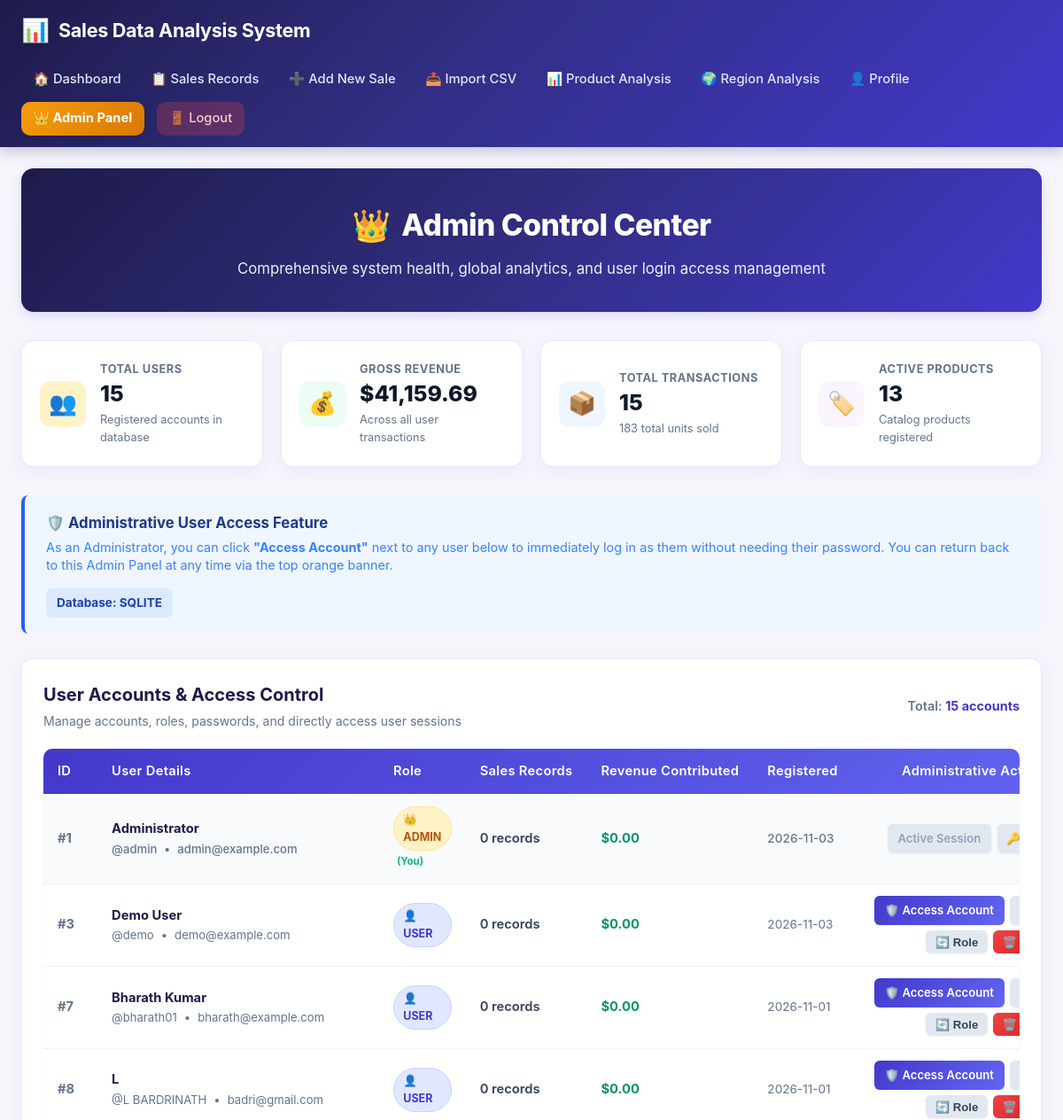
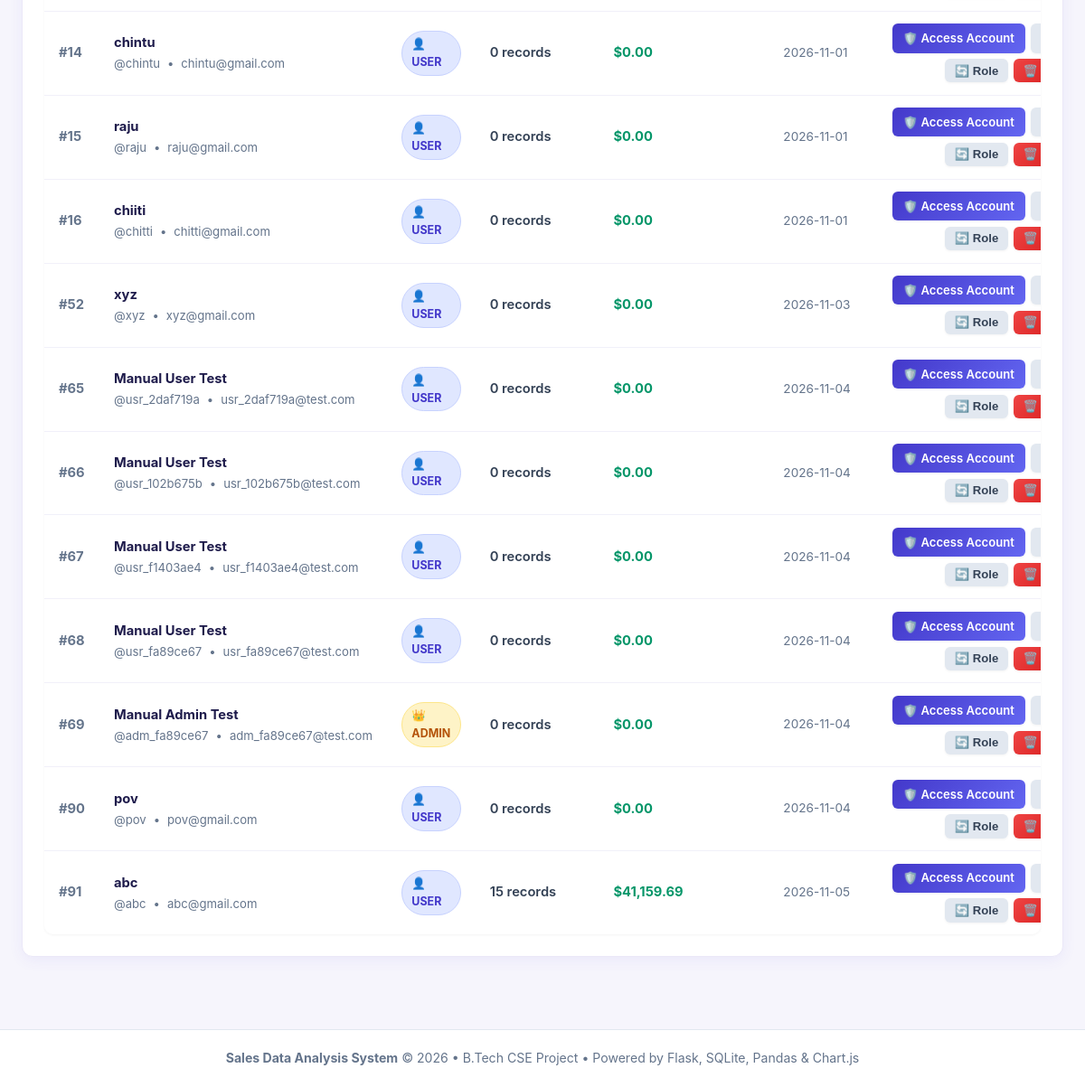
The page /admin (signed in) on the database its author committed (2 pictures, top to bottom).
### tables this page shows
CREATE TABLE users (
        user_id INTEGER PRIMARY KEY AUTOINCREMENT,
        full_name TEXT NOT NULL,
        email TEXT NOT NULL UNIQUE,
        username TEXT NOT NULL UNIQUE,
        password_hash TEXT NOT NULL,
        created_at TIMESTAMP DEFAULT CURRENT_TIMESTAMP
    , role TEXT DEFAULT 'user');

### app.py (the view)
@app.route('/admin')
@admin_required
def admin_panel():
    stats = database.get_system_stats()
    users = database.get_all_users_with_stats()
    return render_template('admin_panel.html', stats=stats, users=users)

### app.py (called while the page is built)
def admin_required(f):
    @wraps(f)
    def decorated_function(*args, **kwargs):
        if 'user_id' not in session:
            flash("Please log in with administrator credentials.", "warning")
            return redirect(url_for('login', next=request.path))
        if session.get('role') != 'admin' and not session.get('original_admin_id'):
            flash("Administrator access required for this section.", "danger")
            return redirect(url_for('dashboard'))
        return f(*args, **kwargs)
    return decorated_function

@app.context_processor
def inject_global_vars():
    current_user = None
    if 'user_id' in session:
        current_user = {
            'user_id': session.get('user_id'),
            'username': session.get('username'),
            'full_name': session.get('full_name'),
            'email': session.get('email'),
            'role': session.get('role', 'user'),
            'original_admin_id': session.get('original_admin_id'),
            'original_admin_name': session.get('original_admin_name')
        }
    return {
        'current_user': current_user,
        'db_type': database.get_active_db_type(),
        'db_error': database.get_db_error_message()
    }

### database.py (called while the page is built)
def get_active_db_type():
    global _ACTIVE_DB_TYPE
    if _ACTIVE_DB_TYPE is None:
        init_db()
    return _ACTIVE_DB_TYPE

def get_db_error_message():
    return _DB_ERROR_MESSAGE

def get_sqlite_connection():
    db_path = Config.SQLITE_DB_PATH
    conn = sqlite3.connect(db_path)
    conn.row_factory = sqlite3.Row
    return conn

def get_connection():
    db_type = get_active_db_type()
    if db_type == 'mysql':
        return get_mysql_connection(select_db=True)
    else:
        return get_sqlite_connection()

def get_all_users_with_stats():
    sql = """
    SELECT
        u.user_id,
        u.full_name,
        u.email,
        u.username,
        COALESCE(u.role, 'user') AS role,
        u.created_at,
        COUNT(s.sale_id) AS sales_count,
        COALESCE(SUM(s.quantity * s.unit_price), 0) AS total_revenue
    FROM users u
    LEFT JOIN sales s ON u.user_id = s.user_id
    GROUP BY u.user_id, u.full_name, u.email, u.username, u.role, u.created_at
    ORDER BY u.user_id ASC
    """
    return execute_query(sql, fetchall=True)

### templates/admin_panel.html (shortened to what this page needs)
{% extends "base.html" %}
{% block content %}
<div class="page-hero" style="background: linear-gradient(135deg, #1e1b4b 0%, #312e81 50%, #4338ca 100%); border-radius: 14px; margin-top: 1rem;">
    <div style="display: flex; align-items: center; justify-content: center; gap: 0.75rem; margin-bottom: 0.5rem;">
        <span style="font-size: 2.2rem;">👑</span>
        <h1 style="margin: 0;">Admin Control Center</h1>
    </div>
    <p>Comprehensive system health, global analytics, and user login access management</p>
</div>
<div class="kpi-grid" style="display: grid; grid-template-columns: repeat(auto-fit, minmax(220px, 1fr)); gap: 1.25rem; margin-bottom: 2rem;">
    <div class="kpi-card sales">
        <div class="kpi-icon-wrapper" style="background: #fef3c7; color: #b45309;">👥</div>
        <div class="kpi-info">
            <div class="kpi-label">Total Users</div>
            <div class="kpi-value">{{ stats.total_users }}</div>
            <div class="kpi-subtext">Registered accounts in database</div>
        </div>
    </div>
    <div class="kpi-card">
        <div class="kpi-icon-wrapper" style="background: #ecfdf5; color: #059669;">💰</div>
        <div class="kpi-info">
            <div class="kpi-label">Gross Revenue</div>
            <div class="kpi-value">${{ "{:,.2f}".format(stats.total_revenue) }}</div>
            <div class="kpi-subtext">Across all user transactions</div>
        </div>
    </div>
    <div class="kpi-card quantity">
        <div class="kpi-icon-wrapper" style="background: #eff6ff; color: #2563eb;">📦</div>
        <div class="kpi-info">
            <div class="kpi-label">Total Transactions</div>
            <div class="kpi-value">{{ stats.total_sales_count }}</div>
            <div class="kpi-subtext">{{ stats.total_quantity }} total units sold</div>
        </div>
    </div>
    <div class="kpi-card product">
        <div class="kpi-icon-wrapper" style="background: #faf5ff; color: #7c3aed;">🏷️</div>
        <div class="kpi-info">
            <div class="kpi-label">Active Products</div>
            <div class="kpi-value">{{ stats.total_products }}</div>
            <div class="kpi-subtext">Catalog products registered</div>
        </div>
    </div>
</div>
<div style="background: #eff6ff; border-left: 4px solid #2563eb; padding: 1.1rem 1.5rem; border-radius: 8px; margin-bottom: 1.75rem; display: flex; align-items: center; justify-content: space-between; flex-wrap: wrap; gap: 1rem;">
    <div>
        <h4 style="color: #1e3a8a; font-size: 1.05rem; font-weight: 700; margin: 0 0 0.25rem 0;">
            🛡️ Administrative User Access Feature
        </h4>
        <p style="color: #3b82f6; font-size: 0.9rem; margin: 0; line-height: 1.4;">
            As an Administrator, you can click <strong>"Access Account"</strong> next to any user below to immediately log in as them without needing their password. You can return back to this Admin Panel at any time via the top orange banner.
        </p>
    </div>
    <span style="font-size: 0.85rem; font-weight: 700; background: #dbeafe; color: #1e40af; padding: 0.35rem 0.75rem; border-radius: 6px;">
        Database: {{ db_type.upper() }}
    </span>
</div>
<div class="card" style="background: #ffffff; border-radius: 12px; border: 1px solid #ebe8f8; box-shadow: 0 4px 16px rgba(79, 70, 229, 0.07); padding: 1.5rem; margin-bottom: 2rem;">
    <div style="display: flex; justify-content: space-between; align-items: center; flex-wrap: wrap; gap: 1rem; margin-bottom: 1.25rem;">
        <div>
            <h3 style="font-size: 1.25rem; font-weight: 700; color: #1e1b4b; margin: 0;">User Accounts &amp; Access Control</h3>
            <p style="font-size: 0.88rem; color: #64748b; margin: 0.2rem 0 0 0;">Manage accounts, roles, passwords, and directly access user sessions</p>
        </div>
        <div style="font-size: 0.9rem; color: #64748b; font-weight: 600;">
            Total: <span style="color: #4338ca; font-weight: 700;">{{ users|length }} accounts</span>
        </div>
    </div>
    <div class="table-responsive">
        <table class="custom-table">
            <thead>
                <tr>
                    <th style="width: 60px;">ID</th>
                    <th>User Details</th>
                    <th>Role</th>
                    <th>Sales Records</th>
                    <th>Revenue Contributed</th>
                    <th>Registered</th>
                    <th style="text-align: center; min-width: 280px;">Administrative Actions</th>
                </tr>
            </thead>
            <tbody>
                {% for u in users %}
                <tr style="{% if u.user_id == current_user.user_id %}background-color: #f8fafc; font-weight: 500;{% endif %}">
                    <td style="font-weight: 700; color: #64748b;">#{{ u.user_id }}</td>
                    <td>
                        <div style="font-weight: 700; color: #1e1b4b;">{{ u.full_name }}</div>
                        <div style="font-size: 0.82rem; color: #64748b; display: flex; gap: 0.5rem; align-items: center;">
                            <span>@{{ u.username }}</span> &bull; <span>{{ u.email }}</span>
                        </div>
                    </td>
                    <td>
                        {% if u.role == 'admin' %}
                            <span style="display: inline-block; padding: 0.25rem 0.65rem; border-radius: 9999px; font-size: 0.78rem; font-weight: 700; background: #fef3c7; color: #b45309; border: 1px solid #fde68a;">
                                👑 ADMIN
                            </span>
                        {% else %}
                            <span style="display: inline-block; padding: 0.25rem 0.65rem; border-radius: 9999px; font-size: 0.78rem; font-weight: 700; background: #e0e7ff; color: #4338ca; border: 1px solid #c7d2fe;">
                                👤 USER
                            </span>
                        {% endif %}
                        {% if u.user_id == current_user.user_id %}
                            <span style="font-size: 0.72rem; color: #10b981; font-weight: 700; margin-left: 0.25rem;">(You)</span>
                        {% endif %}
                    </td>
                    <td style="font-weight: 600;">
                        {{ u.sales_count }} records
                    </td>
                    <td style="font-weight: 700; color: #059669;">
                        ${{ "{:,.2f}".format(u.total_revenue) }}
                    </td>
                    <td style="font-size: 0.85rem; color: #64748b;">
                        {{ u.created_at[:10] if u.created_at else 'N/A' }}
                    </td>
                    <td>
                        <div style="display: flex; gap: 0.4rem; justify-content: center; flex-wrap: wrap;">
                            {% if u.user_id != current_user.user_id %}
                            <a href="{{ url_for('admin_impersonate', user_id=u.user_id) }}"
                               class="btn btn-primary"
                               style="padding: 0.35rem 0.75rem; font-size: 0.82rem; border-radius: 6px; text-decoration: none;"
                               title="Access and log in to this user account">
                                🛡️ Access Account
                            </a>
                            {% else %}
                            <span class="btn" style="padding: 0.35rem 0.75rem; font-size: 0.82rem; border-radius: 6px; background: #e2e8f0; color: #94a3b8; cursor: not-allowed;">
                                Active Session
                            </span>
                            {% endif %}
                            <button type="button"
                                    onclick="promptResetPassword('{{ u.user_id }}', '{{ u.username }}')"
                                    class="btn btn-secondary"
                                    style="padding: 0.35rem 0.65rem; font-size: 0.82rem; border-radius: 6px;"
                                    title="Reset user's password">
                                🔑 Reset
                            </button>
                            {% if u.user_id != current_user.user_id %}
                            <form action="{{ url_for('admin_toggle_role', user_id=u.user_id) }}" method="POST" style="display: inline;" onsubmit="return confirm('Change role for {{ u.username }} to {{ 'USER' if u.role == 'admin' else 'ADMIN' }}?');">
                                <button type="submit"
                                        class="btn btn-secondary"
                                        style="padding: 0.35rem 0.65rem; font-size: 0.82rem; border-radius: 6px;"
                                        title="Toggle between Admin and User">
                                    🔄 Role
                                </button>
                            </form>
                            <form action="{{ url_for('admin_delete_user', user_id=u.user_id) }}" method="POST" style="display: inline;" onsubmit="return confirm('Are you sure you want to permanently delete user {{ u.username }}?');">
                                <button type="submit"
                                        class="btn btn-danger"
                                        style="padding: 0.35rem 0.65rem; font-size: 0.82rem; border-radius: 6px;"
                                        title="Delete user account">
                                    🗑️
                                </button>
                            </form>
                            {% endif %}
                        </div>
                    </td>
                </tr>
                {% endfor %}
            </tbody>
        </table>
    </div>
</div>
{% endblock %}

### Static/style.css (style rules this page uses)
:root { --primary-navy: #1e1b4b; --primary-indigo: #312e81; --primary-purple: #4338ca; --accent-purple: #6366f1; --accent-light-purple: #818cf8; --accent-blue: #2563eb; --accent-blue-light: #3b82f6; --bg-lavender: #f6f5fc; --card-bg: #ffffff; --text-dark: #0f172a; --text-medium: #334155; --text-muted: #64748b; --border-color: #e2e8f0; --border-purple-subtle: #ebe8f8; --success-green: #10b981; --success-hover: #059669; --danger-red: #ef4444; --danger-hover: #dc2626; --warning-amber: #f59e0b; --radius-sm: 6px; --radius-md: 10px; --radius-lg: 14px; --radius-full: 9999px; --shadow-sm: 0 1px 3px rgba(0, 0, 0, 0.05); --shadow-md: 0 4px 16px rgba(79, 70, 229, 0.07); --shadow-lg: 0 10px 25px rgba(79, 70, 229, 0.12); --font-family: -apple-system, BlinkMacSystemFont, "Segoe UI", Roboto, "Helvetica Neue", Arial, sans-serif; }
* { box-sizing: border-box; margin: 0; padding: 0; }
body { font-family: var(--font-family); background-color: var(--bg-lavender); color: var(--text-dark); line-height: 1.6; min-height: 100vh; display: flex; flex-direction: column; }
.page-hero { background: linear-gradient(135deg, #4338ca 0%, #6366f1 60%, #818cf8 100%); color: #ffffff; padding: 2.2rem 1.5rem; text-align: center; margin-bottom: 2rem; box-shadow: 0 4px 12px rgba(99, 102, 241, 0.2); }
.page-hero h1 { font-size: 2.1rem; font-weight: 800; letter-spacing: -0.5px; margin-bottom: 0.4rem; }
.page-hero p { font-size: 1.05rem; opacity: 0.92; max-width: 750px; margin: 0 auto; }
.card { background: var(--card-bg); border-radius: var(--radius-lg); border: 1px solid var(--border-purple-subtle); box-shadow: var(--shadow-md); padding: 1.5rem; margin-bottom: 1.75rem; transition: box-shadow 0.25s ease; }
.kpi-grid { display: grid; grid-template-columns: repeat(auto-fit, minmax(200px, 1fr)); gap: 1.25rem; margin-bottom: 2rem; }
.kpi-card { background: var(--card-bg); border-radius: var(--radius-lg); border: 1px solid var(--border-purple-subtle); box-shadow: var(--shadow-md); padding: 1.35rem 1.25rem; display: flex; align-items: center; gap: 1rem; transition: transform 0.2s ease, box-shadow 0.2s ease; }
.kpi-icon-wrapper { width: 52px; height: 52px; border-radius: 12px; display: flex; align-items: center; justify-content: center; font-size: 1.6rem; background: #f5f3ff; color: var(--primary-purple); flex-shrink: 0; }
.kpi-card.sales .kpi-icon-wrapper { background: #eff6ff; color: #2563eb; }
.kpi-card.quantity .kpi-icon-wrapper { background: #fdf2f8; color: #db2777; }
.kpi-card.product .kpi-icon-wrapper { background: #fefce8; color: #d97706; }
.kpi-info { flex: 1; overflow: hidden; }
.kpi-label { font-size: 0.8rem; font-weight: 700; text-transform: uppercase; letter-spacing: 0.5px; color: var(--text-muted); margin-bottom: 0.2rem; }
.kpi-value { font-size: 1.55rem; font-weight: 800; color: var(--text-dark); line-height: 1.2; white-space: nowrap; overflow: hidden; text-overflow: ellipsis; }
.kpi-subtext { font-size: 0.8rem; color: var(--text-muted); margin-top: 0.25rem; }
.table-responsive { width: 100%; overflow-x: auto; border-radius: var(--radius-md); box-shadow: var(--shadow-sm); background: #ffffff; }
.custom-table { width: 100%; border-collapse: collapse; text-align: left; font-size: 0.92rem; }
.custom-table thead tr { background: linear-gradient(135deg, var(--primary-purple) 0%, var(--accent-purple) 100%); color: #ffffff; }
.custom-table th { padding: 0.85rem 1rem; font-weight: 600; letter-spacing: 0.3px; white-space: nowrap; }
.custom-table td { padding: 0.85rem 1rem; border-bottom: 1px solid #f1f0f9; color: var(--text-medium); }
.custom-table tbody tr:last-child td { border-bottom: none; }
.btn { display: inline-flex; align-items: center; justify-content: center; gap: 0.45rem; padding: 0.6rem 1.25rem; border-radius: var(--radius-full); font-size: 0.92rem; font-weight: 600; text-decoration: none; cursor: pointer; border: none; transition: all 0.2s ease; box-shadow: var(--shadow-sm); }
.btn-primary { background: linear-gradient(135deg, var(--primary-purple) 0%, var(--accent-purple) 100%); color: #ffffff; }
.btn-danger { background: linear-gradient(135deg, var(--danger-red) 0%, #dc2626 100%); color: #ffffff; }
.btn-secondary { background: #e2e8f0; color: #334155; }

### rows shown on the page
users: user_id "1", full_name "Administrator", username "admin", email "admin@example.com", shows "👑 ADMIN", shows "(You)", sales_count "0", total_revenue "0.00", created_at "2026-11-03", shows "Active Session"
users: user_id "3", full_name "Demo User", username "demo", email "demo@example.com", shows "👤 USER", sales_count "0", total_revenue "0.00", created_at "2026-11-03"
users: user_id "7", full_name "Bharath Kumar", username "bharath01", email "bharath@example.com", shows "👤 USER", sales_count "0", total_revenue "0.00", created_at "2026-11-01"
users: user_id "8", full_name "L", username "L BARDRINATH", email "badri@gmail.com", shows "👤 USER", sales_count "0", total_revenue "0.00", created_at "2026-11-01"
users: user_id "14", full_name "chintu", username "chintu", email "chintu@gmail.com", shows "👤 USER", sales_count "0", total_revenue "0.00", created_at "2026-11-01"
users: user_id "15", full_name "raju", username "raju", email "raju@gmail.com", shows "👤 USER", sales_count "0", total_revenue "0.00", created_at "2026-11-01"
users: user_id "16", full_name "chiiti", username "chitti", email "chitti@gmail.com", shows "👤 USER", sales_count "0", total_revenue "0.00", created_at "2026-11-01"
users: user_id "52", full_name "xyz", username "xyz", email "xyz@gmail.com", shows "👤 USER", sales_count "0", total_revenue "0.00", created_at "2026-11-03"
users: user_id "65", full_name "Manual User Test", username "usr_2daf719a", email "usr_2daf719a@test.com", shows "👤 USER", sales_count "0", total_revenue "0.00", created_at "2026-11-04"
users: user_id "66", full_name "Manual User Test", username "usr_102b675b", email "usr_102b675b@test.com", shows "👤 USER", sales_count "0", total_revenue "0.00", created_at "2026-11-04"
users: user_id "67", full_name "Manual User Test", username "usr_f1403ae4", email "usr_f1403ae4@test.com", shows "👤 USER", sales_count "0", total_revenue "0.00", created_at "2026-11-04"
users: user_id "68", full_name "Manual User Test", username "usr_fa89ce67", email "usr_fa89ce67@test.com", shows "👤 USER", sales_count "0", total_revenue "0.00", created_at "2026-11-04"
users: user_id "69", full_name "Manual Admin Test", username "adm_fa89ce67", email "adm_fa89ce67@test.com", shows "👑 ADMIN", sales_count "0", total_revenue "0.00", created_at "2026-11-04"
users: user_id "90", full_name "pov", username "pov", email "pov@gmail.com", shows "👤 USER", sales_count "0", total_revenue "0.00", created_at "2026-11-04"
users: user_id "91", full_name "abc", username "abc", email "abc@gmail.com", shows "👤 USER", sales_count "15", total_revenue "41,159.69", created_at "2026-11-05"

### other values the page prints
{{ stats.total_users }} "15"
{{ "{:,.2f}".format(stats.total_revenue) }} "41,159.69"
{{ stats.total_sales_count }} "15"
{{ stats.total_quantity }} "183"
{{ stats.total_products }} "13"
{{ db_type.upper() }} "SQLITE"
{{ users|length }} "15"
